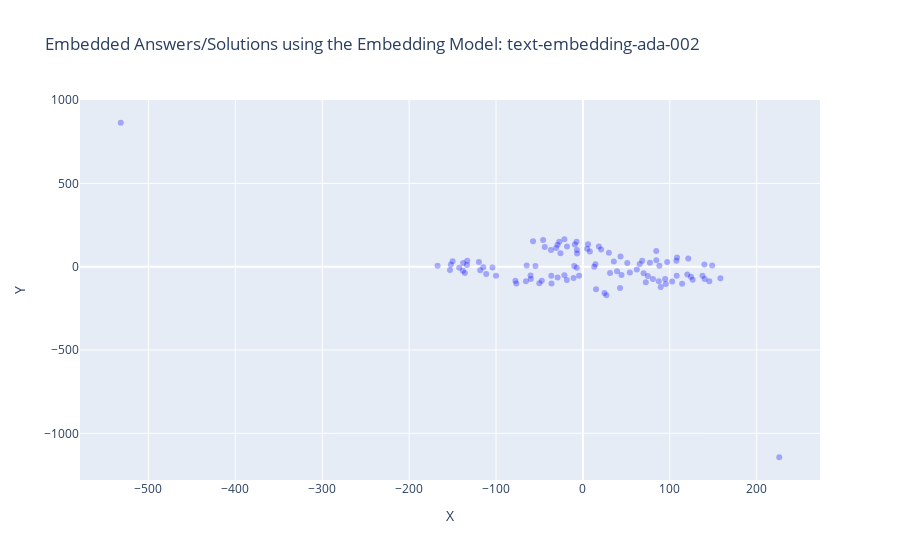

Source (notebook cell):
### Markdown cell above
### Visualization (2 Dimensions)

### Code cell
x = [x for x, y in reduced_dims]
y = [y for x, y in reduced_dims]

examples = df_visio_ada_002["Answers"].tolist()

fig = go.Figure()

fig.add_trace(go.Scatter(
    x=x,
    y=y,
    mode='markers',
    text = examples,
    marker=dict(color='blue', opacity=0.3)
))

fig.update_layout(
    title="Embedded Answers/Solutions using the Embedding Model: text-embedding-ada-002",
    xaxis_title="X",
    yaxis_title="Y"
)

fig.show()

### Figure 1 — Plotly figure (JSON) as saved in the notebook; plotly's stock layout.template omitted (floating-point values rounded to 4 significant figures)
{"data": [{"marker": {"color": "blue", "opacity": 0.3}, "mode": "markers", "text": ["SAP S/4HANA ist eine Enterprise Resource Planning (ERP)-Suite, die auf der In-Memory-Datenbanktechnologie von SAP HANA basiert.", "Zu den Vorteilen von SAP S/4HANA gehören eine verbesserte Performance, Echtzeitanalysen, vereinfachte Prozesse und eine modernere Benutzeroberfläche.", "Die Hauptunterschiede umfassen die In-Memory-Datenbanktechnologie, die vereinfachten Datenmodelle, die neue Benutzeroberfläche und die Integration von Analysen und Prognosen.", "SAP S/4HANA umfasst Module für Finanzen, Beschaffung, Produktion, Vertrieb, Lagerhaltung und mehr.", "Ja, eine Migration ist erforderlich, da SAP S/4HANA eine neue Architektur und Datenbanktechnologie verwendet.", "Die Dauer kann je nach Unternehmensgröße, Komplexität der Systeme und gewählter Migrationsmethode variieren.", "In-Memory-Technologien ermöglichen eine schnellere Datenverarbeitung und Echtzeitanalysen.", "Beide Optionen sind möglich, und die Entscheidung hängt von den Unternehmensanforderungen ab.", "Die Lizenzierung basiert auf verschiedenen Faktoren wie Nutzeranzahl, Funktionsumfang und Implementierungsmethode.", "Bestehende Entwicklungen müssen möglicherweise angepasst werden, um mit den neuen Datenstrukturen von SAP S/4HANA kompatibel zu sein.", "Einige können weiterverwendet werden, aber viele Anpassungen müssen möglicherweise aktualisiert oder neu entwickelt werden.", "Ja, SAP S/4HANA bietet Funktionen wie SAP Fiori für intuitive Benutzeroberflächen und integrierte Analytics.", "SAP bietet verschiedene Dienstleistungen wie Beratung, Schulungen und Support für S/4HANA-Implementierungen an.", "Machine Learning und künstliche Intelligenz werden für Funktionen wie Predictive Analytics und automatisierte Prozesse in SAP S/4HANA verwendet.", "SAP S/4HANA kann nahtlos mit anderen SAP-Lösungen wie SAP SuccessFactors und SAP Ariba integriert werden.", "Ja, SAP bietet Schulungen und Zertifizierungen für SAP S/4HANA an.", "Ja, SAP S/4HANA kann über APIs und Middleware mit Drittanbieteranwendungen integriert werden.", "SAP bietet einen umfassenden Support für SAP S/4HANA mit regelmäßigen Updates und technischem Support.", "SAP S/4HANA erfordert eine neue Datenbankarchitektur und unterstützt moderne Technologien wie Cloud-Computing und IoT.", "Branchen wie Fertigung, Handel und Dienstleistungen profitieren besonders von den Funktionen und der Leistung von SAP S/4HANA.", "SAP Fieldglass ist eine cloudbasierte Plattform für das Management von externen Arbeitskräften und Dienstleistungsanbietern.", "SAP Fieldglass bietet Funktionen wie Beschaffung, Auftragsmanagement, Lieferantenverwaltung, Abrechnung und Compliance-Management.", "SAP Fieldglass ist für Unternehmen aller Größen und Branchen geeignet, die externe Arbeitskräfte oder Dienstleistungen nutzen.", "Die Nutzung von SAP Fieldglass ermöglicht eine bessere Kontrolle über externe Ressourcen, Kosteneinsparungen, verbesserte Compliance und beschleunigte Beschaffungsprozesse.", "SAP Fieldglass kann nahtlos mit anderen SAP-Produkten wie SAP SuccessFactors und SAP ERP integriert werden.", "SAP Fieldglass spielt eine wichtige Rolle bei der Verwaltung von Auftragnehmern, Freiberuflern und Dienstleistungsanbietern im Rahmen des Talentmanagements.", "Ja, SAP Fieldglass kann mit verschiedenen HR-Systemen und Enterprise-Resource-Planning-Systemen integriert werden.", "SAP Fieldglass erleichtert die Verwaltung von Arbeitsverträgen, Genehmigungsprozessen und Compliance-Anforderungen durch automatisierte Workflows und Dashboards.", "Ja, SAP Fieldglass bietet Funktionen für Compliance- und Risikomanagement wie Überprüfung von Lieferanten, Vertrags- und Rechnungsprüfung sowie Risikobewertung.", "SAP Fieldglass bietet umfassende Berichterstattungs- und Analysefunktionen für Leistungskennzahlen, Ausgabenanalyse und Risikomanagement.", "Ja, SAP Fieldglass ermöglicht die effiziente Verwaltung von globalen Arbeitskräften, Lieferanten und Verträgen.", "Die Implementierung von SAP Fieldglass erfolgt typischerweise durch einen strukturierten Prozess unter Einbeziehung von Beratern und technischem Support.", "Ja, SAP bietet Schulungs- und Zertifizierungsmöglichkeiten für SAP Fieldglass an, um die Benutzerkompetenz zu verbessern.", "Ja, SAP Fieldglass unterstützt benutzerdefinierte Anpassungen und Konfigurationen gemäß den spezifischen Anforderungen des Unternehmens.", "Ja, SAP Fieldglass bietet mobile Anwendungen für die einfache Nutzung und Verwaltung auch unterwegs.", "Die Kostenstruktur für SAP Fieldglass umfasst typischerweise Lizenzgebühren, Implementierungskosten und laufende Servicegebühren basierend auf der Nutzung.", "SAP Fieldglass implementiert Sicherheitsmaßnahmen wie Datenverschlüsselung, Zugriffskontrollen und regelmäßige Sicherheitsaudits.", "Ja, SAP Fieldglass unterstützt mehrsprachige Benutzeroberflächen, um den globalen Einsatz zu erleichtern.", "Ja, SAP Fieldglass bietet Funktionen zur Unterstützung der Einhaltung von Vorschriften wie GDPR und andere Datenschutzbestimmungen.", "SAP Fieldglass bietet umfassenden Support, einschließlich technischem Support, Schulungen und regelmäßigen Updates.", "SAP Enable Now ist eine Lösung für das digitale Lern- und Wissensmanagement, die Schulungen, Leistungssupport und Dokumentationen bereitstellt.", "SAP Enable Now bietet Funktionen wie die Erstellung interaktiver Lerninhalte, Leistungssupporttools, Software-Dokumentationen und Schulungsanalyse.", "SAP Enable Now ist für Unternehmen jeder Größe und Branche geeignet, die Schulungen für Mitarbeiter, Kunden und Partner benötigen.", "Die Nutzung von SAP Enable Now ermöglicht eine effiziente Schulung, verbesserte Produktivität, schnellere Einarbeitung neuer Mitarbeiter und konsistente Wissensvermittlung.", "SAP Enable Now kann nahtlos mit anderen SAP-Produkten wie SAP SuccessFactors und SAP Learning Solution integriert werden.", "SAP Enable Now spielt eine wichtige Rolle bei der Erstellung, Bereitstellung und Verwaltung von Schulungsressourcen für Mitarbeiter und Kunden.", "Ja, SAP Enable Now kann für die Schulung von Endbenutzern in SAP-Anwendungen sowie anderen Unternehmensanwendungen verwendet werden.", "Die Erstellung von Lerninhalten in SAP Enable Now erfolgt über eine benutzerfreundliche Oberfläche mit integrierten Tools für die Aufnahme, Bearbeitung und Veröffentlichung von Schulungsinhalten.", "Ja, SAP Enable Now bietet Funktionen für das Performance-Support wie kontextbezogene Hilfen, Tutorials und Benutzerleitfäden.", "SAP Enable Now unterstützt Schulungsformate wie interaktive Simulationen, Videos, Präsentationen und Online-Kurse.", "Ja, SAP Enable Now ermöglicht die Erstellung von Schulungsmaterial in verschiedenen Sprachen für globale Schulungsinitiativen.", "Die Bereitstellung von Lerninhalten für Benutzer erfolgt über verschiedene Kanäle wie Lernportale, Intranets und mobile Anwendungen.", "Ja, SAP Enable Now bietet Funktionen für Benutzerfeedback und Leistungsanalyse zur kontinuierlichen Verbesserung der Schulungsressourcen.", "Ja, SAP Enable Now kann zur Erstellung von Software-Dokumentationen wie Benutzerhandbüchern, Hilfedateien und Prozessdokumentationen verwendet werden.", "SAP bietet Schulungsressourcen, Schulungen und technischen Support für die Implementierung und Nutzung von SAP Enable Now an.", "Ja, SAP Enable Now kann sowohl als cloudbasierte Lösung als auch als On-Premise-Installation bereitgestellt werden.", "Die Lizenzierung von SAP Enable Now erfolgt typischerweise auf Basis der Anzahl der Benutzer oder der Nutzungsdauer.", "Ja, SAP Enable Now bietet Funktionen für die Verwaltung von Lernressourcen, Benutzerzugriff und Schulungsplanung an.", "Ja, SAP Enable Now unterstützt die Integration mit gängigen Learning-Management-Systemen (LMS) zur nahtlosen Schulungsverwaltung.", "SAP bietet umfassenden Support und regelmäßige Wartung für SAP Enable Now, einschließlich technischem Support, Schulungen und Updates.", "SAP Concur ist eine cloudbasierte Lösung für das Reise- und Ausgabenmanagement, die Unternehmen dabei unterstützt, Reisekosten zu verfolgen, Ausgaben zu kontrollieren und Compliance sicherzustellen.", "SAP Concur bietet Dienste wie Reisebuchung, Spesenabrechnung, Ausgabenmanagement, Reiserichtlinien-Compliance und Analyse von Reiseausgaben an.", "SAP Concur ist für Unternehmen jeder Größe und Branche geeignet, die Reise- und Ausgabenmanagementlösungen benötigen.", "Die Nutzung von SAP Concur ermöglicht eine effizientere Verwaltung von Reisen und Ausgaben, bessere Kontrolle über Ausgaben, Einhaltung von Reiserichtlinien und schnellere Erstattung von Spesen.", "SAP Concur kann nahtlos mit anderen SAP-Produkten wie SAP ERP und SAP SuccessFactors integriert werden, um eine ganzheitliche Lösung für das Unternehmensmanagement zu bieten.", "SAP Concur spielt eine wichtige Rolle bei der Vereinfachung und Automatisierung von Prozessen rund um das Reise- und Ausgabenmanagement, einschließlich Reisebuchungen, Spesenabrechnungen und Compliance.", "Ja, SAP Concur kann Reiserichtlinien und Compliance-Regeln durch automatisierte Richtlinienprüfungen und Warnungen durchsetzen.", "Ja, SAP Concur bietet Funktionen für die Automatisierung von Ausgabenabrechnungen durch Erfassung von Ausgaben, Zuweisung von Kosten und Genehmigung von Ausgaben.", "Ja, SAP Concur unterstützt die Verwaltung von Reisebuchungen und Reiseplänen durch Integration mit Reiseanbietern und -plattformen.", "Die Einreichung von Spesenberichten in SAP Concur erfolgt über eine benutzerfreundliche Oberfläche mit Optionen für die Erfassung von Ausgaben, Beifügen von Belegen und Zuordnung von Kosten.", "Ja, SAP Concur bietet Funktionen für die Genehmigung von Reiseanträgen durch Vorgesetzte oder entsprechende Genehmigungsinstanzen.", "Ja, SAP Concur kann Kreditkartentransaktionen integrieren und verfolgen, um Ausgaben automatisch zu erfassen und in Spesenberichte einzubeziehen.", "SAP Concur bietet verschiedene Berichterstattungs- und Analysefunktionen für Reiseausgaben, Budgetvergleiche und Ausgabenkategorien.", "Ja, SAP Concur bietet Funktionen für die Einhaltung von Steuervorschriften und Vorschriften durch automatische Steuerberechnungen und -abzüge.", "Ja, SAP Concur kann für die Verwaltung von Firmenkarten und Reisebudgets verwendet werden, um Ausgaben zu überwachen und Budgets einzuhalten.", "SAP bietet Schulungsressourcen, Schulungen und technischen Support für die Implementierung und Nutzung von SAP Concur an.", "Ja, SAP Concur ist eine cloudbasierte Lösung, die über das Internet zugänglich ist.", "Die Lizenzierung von SAP Concur erfolgt typischerweise auf Basis der Anzahl der Benutzer oder der Nutzungsdauer.", "Ja, SAP Concur bietet Funktionen für die Reisebuchung und -planung über Integration mit Reiseanbietern und -plattformen an.", "SAP bietet umfassenden Support und regelmäßige Wartung für SAP Concur, einschließlich technischem Support, Schulungen und Updates.", "SAP SuccessFactors ist eine cloudbasierte Lösung für das Human Capital Management (HCM), die Funktionen wie Personalverwaltung, Talentmanagement, Leistungsmanagement, Mitarbeiterentwicklung und Analyse bietet.", "SAP SuccessFactors bietet Funktionen wie Personalverwaltung, Rekrutierung, Onboarding, Leistungsmanagement, Mitarbeiterentwicklung, Vergütungsmanagement und Analyse.", "SAP SuccessFactors ist für Unternehmen jeder Größe und Branche geeignet, die eine moderne und umfassende Lösung für das Personalmanagement suchen.", "Die Nutzung von SAP SuccessFactors ermöglicht eine effiziente Verwaltung von Personalressourcen, bessere Mitarbeiterentwicklung, höhere Mitarbeiterbindung und bessere Geschäftsergebnisse.", "SAP SuccessFactors kann nahtlos mit anderen SAP-Produkten wie SAP ERP und SAP Concur integriert werden, um eine ganzheitliche Lösung für das Unternehmensmanagement zu bieten.", "SAP SuccessFactors spielt eine wichtige Rolle bei der Verwaltung des gesamten Mitarbeiterlebenszyklus, von der Rekrutierung bis zur Pensionierung, und unterstützt Unternehmen dabei, talentierte Mitarbeiter zu identifizieren, zu entwickeln und zu binden.", "Ja, SAP SuccessFactors bietet Funktionen für die Rekrutierung von Mitarbeitern, einschließlich Stellenanzeigen, Bewerbungsmanagement und Einstellungsprozessen.", "Ja, SAP SuccessFactors bietet Funktionen für das Leistungsmanagement, einschließlich Zielsetzung, Leistungsbeurteilung und Belohnungsmanagement.", "Ja, SAP SuccessFactors unterstützt die Mitarbeiterentwicklung und Schulung durch Funktionen wie Lernmanagement, Karriereentwicklung und individuelle Entwicklungspläne.", "Die Durchführung von Mitarbeiterbewertungen in SAP SuccessFactors erfolgt durch automatisierte Workflows, Zielsetzungsgespräche und kontinuierliches Feedback zwischen Mitarbeitern und Vorgesetzten.", "Ja, SAP SuccessFactors bietet Funktionen für die Verwaltung von Vergütungen und Belohnungen, einschließlich Gehaltsabrechnung, Bonussystemen und Zusatzleistungen.", "Ja, SAP SuccessFactors kann die Einhaltung von Compliance- und HR-Richtlinien durch automatisierte Prozesse, Compliance-Prüfungen und Berichterstattung unterstützen.", "SAP SuccessFactors bietet verschiedene Berichterstattungs- und Analysefunktionen für Personalanalysen, Leistungskennzahlen und Talentmanagement.", "Ja, SAP SuccessFactors bietet Funktionen für das Mitarbeiterengagement und die Mitarbeiterbindung, einschließlich Mitarbeiterumfragen, Feedbacksystemen und Anerkennungsprogrammen.", "Ja, SAP SuccessFactors kann für die Nachfolgeplanung und Talententwicklung verwendet werden, um talentierte Mitarbeiter zu identifizieren und deren Entwicklung zu fördern.", "SAP bietet Schulungsressourcen, Schulungen und technischen Support für die Implementierung und Nutzung von SAP SuccessFactors an.", "Ja, SAP SuccessFactors ist eine cloudbasierte Lösung, die über das Internet zugänglich ist.", "Die Lizenzierung von SAP SuccessFactors erfolgt typischerweise auf Basis der Anzahl der Benutzer oder der Nutzungsdauer.", "Ja, SAP SuccessFactors bietet Funktionen für die Arbeitszeitverwaltung und -planung, einschließlich Schichtplanung, Urlaubsverwaltung und Zeiterfassung.", "SAP bietet umfassenden Support und regelmäßige Wartung für SAP SuccessFactors, einschließlich technischem Support, Schulungen und Updates."], "type": "scatter", "x": [97.04, 65.46, 139.8, 84.51, 121.3, 24.76, 148.7, 26.99, 15.11, 108.4, 42.78, 51.06, 68.24, 88.02, 14.41, 43.29, 35.58, 62.04, 107.6, 77.12, -30.78, -9.229, -36.76, -29.13, -25.8, -43.91, -6.709, -18.33, 5.94, -7.331, -6.869, -45.77, 29.88, 20.99, 4.936, -57.35, -27.18, 8.034, 18.35, -21.32, 87.34, 94.64, 72.37, 102.7, 13.0, 114.2, 140.1, 95.37, 107.9, 80.6, 126.3, 89.52, 120.1, 145.5, 74.8, 158.3, -531.9, 124.4, 137.6, 69.88, -133.1, -137.8, -119.7, -151.9, -10.01, -149.9, -111.3, -138.2, -104.1, -167.2, -118.2, -153.0, -133.5, -135.9, -142.3, 31.24, -64.69, 226.0, -114.6, 39.33, -21.26, -29.12, -4.408, -10.77, -7.029, -18.5, -47.32, -65.6, -50.15, -60.27, -77.69, -100.0, -36.35, -59.98, -36.13, 44.45, -54.64, 84.42, -76.66, 54.04], "y": [27.5, 15.73, 13.5, 39.2, 49.02, -158.2, 7.31, -171.2, -135.6, 54.95, -128.5, 22.21, 36.14, 5.636, 14.18, 61.35, 30.46, -17.18, 36.21, 23.1, 111.8, 133.9, 100.6, 131.6, 80.29, 118.0, 79.32, 121.4, 134.0, 149.3, 99.99, 159.6, 83.38, 102.5, 107.2, 152.0, 149.2, 91.08, 121.8, 164.3, -87.96, -73.29, -92.77, -88.71, 0.132, -102.6, -73.15, -103.3, -54.11, -73.66, -78.1, -121.5, -47.33, -87.38, -56.26, -69.09, 864.0, -61.06, -54.98, -39.93, 35.66, 22.17, 28.2, 13.47, 4.315, 32.22, -43.45, -24.93, -4.86, 5.138, -21.4, -19.33, 10.07, -37.25, -6.919, -38.09, 7.734, -1144.0, -2.724, -27.11, -51.38, -64.64, -54.09, -68.56, -6.057, -80.32, -84.36, -87.55, -99.94, -53.04, -84.6, -53.82, -53.7, -74.06, -101.4, -50.06, 3.773, 94.27, -100.3, -34.53]}], "layout": {"title": {"text": "Embedded Answers/Solutions using the Embedding Model: text-embedding-ada-002"}, "xaxis": {"title": {"text": "X"}}, "yaxis": {"title": {"text": "Y"}}}}
